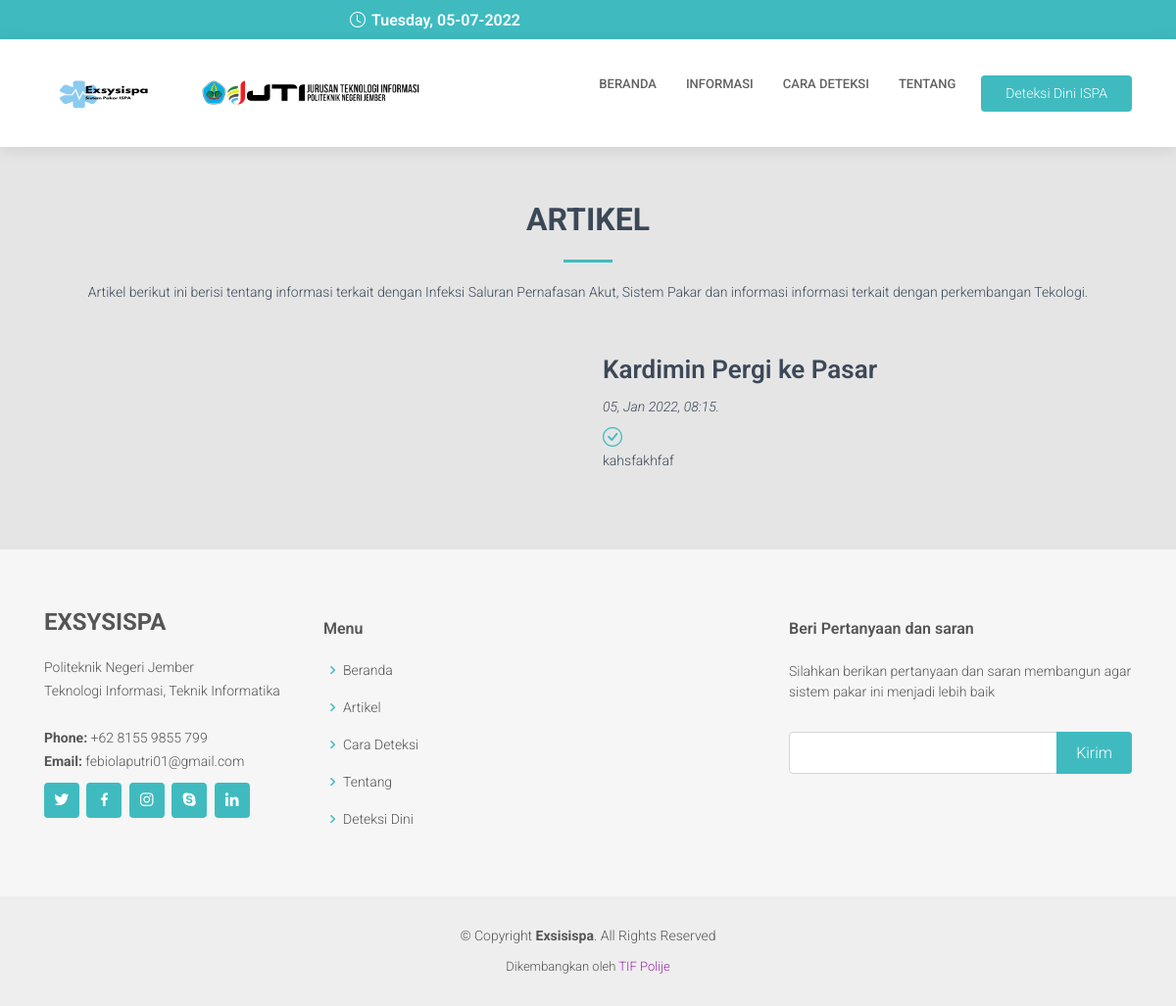
/index.php/frontend/artikel, run on an earlier commit of the app's database.
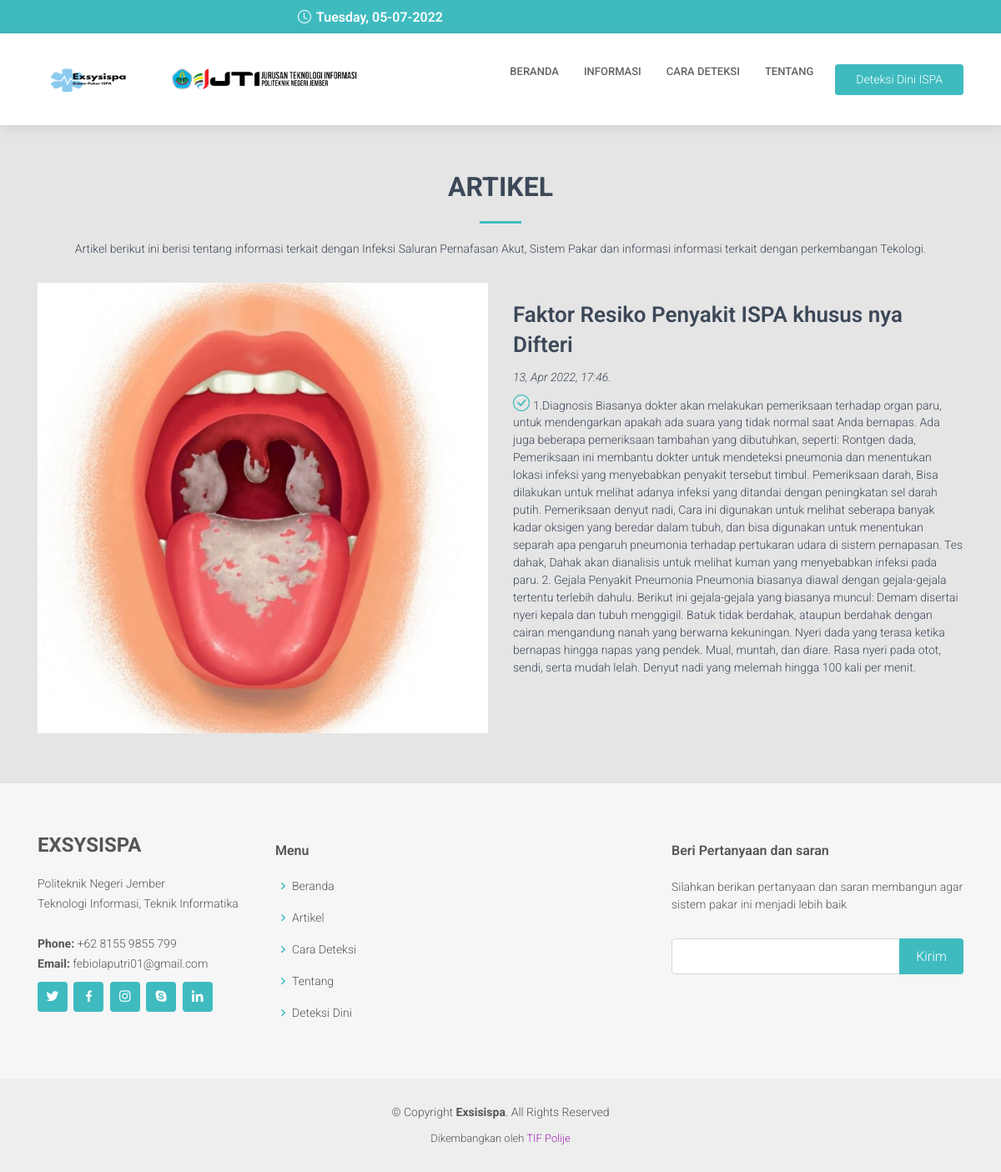
And on a later commit of the database.
### tables this page shows
CREATE TABLE `tb_artikel` (
  `artikel_id` int(11) NOT NULL,
  `artikel_user_id` int(11) NOT NULL,
  `artikel_judul` varchar(255) NOT NULL,
  `artikel_slug` varchar(255) NOT NULL,
  `artikel_img` varchar(255) NOT NULL,
  `artikel_excerpt` text NOT NULL,
  `artikel_body` text NOT NULL,
  `artikel_create` int(11) DEFAULT NULL,
  `artikel_update` int(11) DEFAULT NULL
);

### application/controllers/frontend/Artikel.php (called while the page is built, shortened)
<?php
class Artikel extends CI_Controller
{
	public function __construct()
	{
		$this->load->model('artikel_model');
	}
	public function index()
	{
		$data['title'] = "Semua Artikel";
		$data['artikel'] = $this->artikel_model->getAll();
		$this->load->view('frontend/_partials/header', $data);
		$this->load->view('frontend/_partials/topbar', $data);
		$this->load->view('frontend/_partials/client', $data);
		$this->load->view('frontend/_partials/artikel', $data);
		$this->load->view('frontend/_partials/footer');
	}
}

### index.php (called while the page is built, shortened)
<?php
require_once BASEPATH.'core/CodeIgniter.php';

### application/models/Artikel_model.php (called while the page is built, shortened)
<?php
class Artikel_model extends CI_Model
{
    private $_table = 'tb_artikel';
    public function getAll()
    {
        $this->db->select(
            'a.artikel_id, a.artikel_user_id, a.artikel_judul, a.artikel_slug, a.artikel_img,
            a.artikel_excerpt, a.artikel_body, a.artikel_create, a.artikel_update, b.user_id, b.user_name, b.user_level'
        );
        $this->db->from('tb_artikel a');
        $this->db->join('tb_user b', 'a.artikel_user_id = b.user_id');
        $this->db->group_by('a.artikel_id');
        return $this->db->get($this->_table)->result_array();
    }
}

### application/views/frontend/_partials/artikel.php (the view)
<section id="about" class="about">
     <div class="container" data-aos="fade-up">
       <div class="section-title">
         <h2>ARTIKEL</h2>
         <p>Artikel berikut ini berisi tentang informasi terkait dengan Infeksi Saluran Pernafasan Akut, Sistem Pakar dan informasi informasi terkait dengan perkembangan Tekologi.</p>
       </div>
       <?php foreach ($artikel as $art) : ?>
       <div class="row">
         <div class="col-lg-6" data-aos="fade-right">
           <img src="<?= base_url('assets/admin/img/artikel-image/' . $art['artikel_img']) ?>" class="img-fluid" alt="">
         </div>
         <div class="col-lg-6 pt-4 pt-lg-0 content" data-aos="fade-left">
           <h3><?= $art['artikel_judul'] ?></h3>
           <p class="fst-italic">
             <?= date('d, M Y, H:i', $art['artikel_create']) ?>.
           </p>
           <ul>
             <li><i class="bi bi-check-circle"></i><?= $art ['artikel_body']?></li>
           </ul>
         </div>
       </div>
       <?php endforeach; ?>
     </div>
   </section>

What changed in the data, as far as the page shows it:
removed tb_artikel: artikel_judul "Kardimin Pergi ke Pasar", artikel_create "05, Jan 2022, 08:15", artikel_body "kahsfakhfaf"
added tb_artikel: artikel_img (picture), artikel_judul "Faktor Resiko Penyakit ISPA khusus nya Difteri", artikel_create "13, Apr 2022, 17:46", artikel_body "1.Diagnosis Biasanya dokter akan melakukan pemeriksaan terhadap organ paru, untuk mendengarkan apakah ada suara yang tidak normal saat Anda bernapas. Ada juga beberapa pemeriksaan tambahan yang dibutuhkan, seperti: Rontgen dada, Pemeriksaan ini membantu dokter untuk mendeteksi pneumonia dan menentukan lokasi infeksi yang menyebabkan penyakit tersebut timbul. Pemeriksaan darah, Bisa dilakukan untuk melihat adanya infeksi yang ditandai dengan peningkatan sel darah putih. Pemeriksaan denyut nadi, Cara ini digunakan untuk melihat seberapa banyak kadar oksigen yang beredar dalam tubuh, dan bisa digunakan untuk menentukan separah apa pengaruh pneumonia terhadap pertukaran udara di sistem…"
